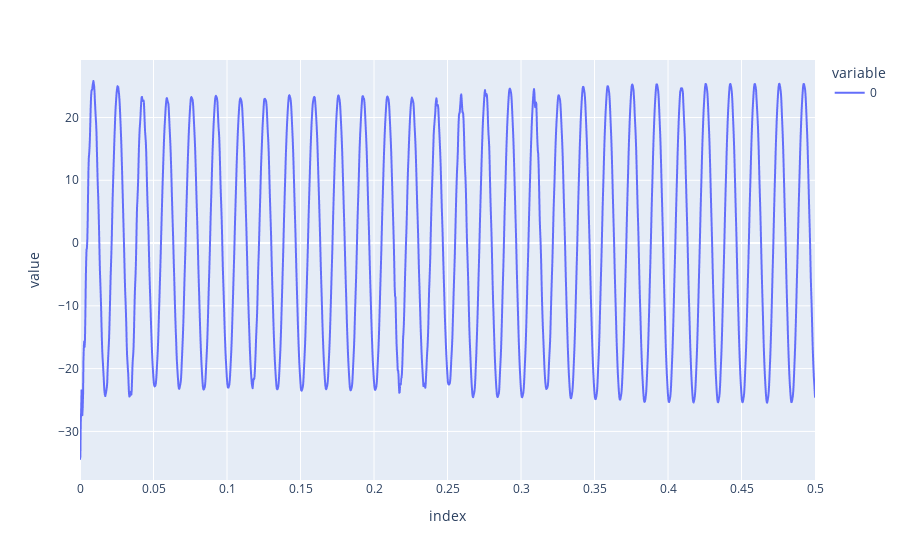

The cell this chart's notebook holds for it:
### Code cell
import plotly.express as px
import pandas as pd
from utils_tesis import signalload

signals = signalload.CSV_pandas()
print(signals.labels_list)
signal, t, _ = signals.load_data('I: X0023B-R1B')
df = pd.DataFrame(signal, t)
px.line(df)

### Figure 1 — Plotly figure (JSON) as saved in the notebook; plotly's stock layout.template omitted (floating-point values rounded to 4 significant figures; data arrays with more than 128 entries replaced by an {"elided": "..."} marker saying what was removed)
{"data": [{"hovertemplate": "variable=0<br>index=%{x}<br>value=%{y}<extra></extra>", "legendgroup": "0", "line": {"color": "#636efa", "dash": "solid"}, "marker": {"symbol": "circle"}, "mode": "lines", "name": "0", "showlegend": true, "type": "scattergl", "x": {"elided": "1921 float values"}, "xaxis": "x", "y": {"elided": "1921 float values"}, "yaxis": "y"}], "layout": {"legend": {"title": {"text": "variable"}, "tracegroupgap": 0}, "margin": {"t": 60}, "xaxis": {"anchor": "y", "domain": [0, 1], "title": {"text": "index"}}, "yaxis": {"anchor": "x", "domain": [0, 1], "title": {"text": "value"}}}}
